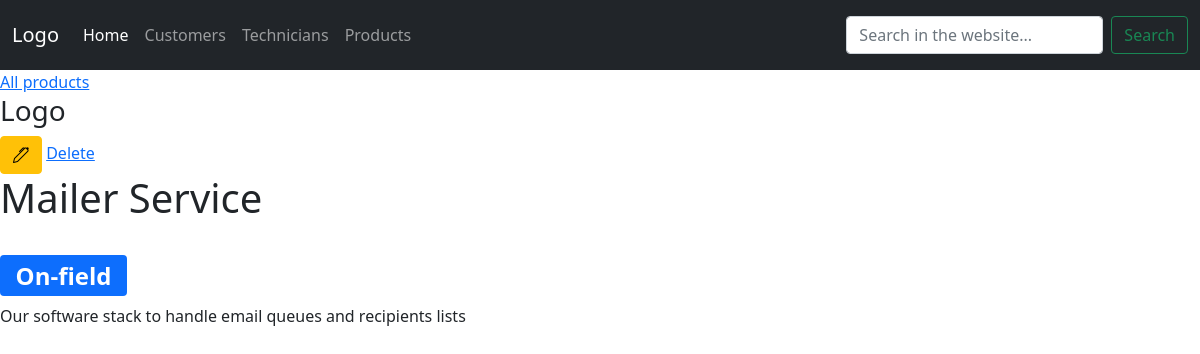
The app's page /product/3 with its own data.
### hotline/models.py (models this page shows, shortened)
class product(models.Model):
    name = models.CharField(max_length=50)
    department_id = ForeignKey('department', on_delete=models.PROTECT)
    description = models.TextField(blank=True, null=True)

class department(models.Model):
    name = models.CharField(max_length=50)
    subset = models.CharField(max_length=50)
    def __str__(self):
        return self.name

### hotline/views.py (the view)
# urls.py: path('product/<str:pk>', views.product_detail, name='product_detail'),
def product_detail(request, pk):
    my_product = product.objects.get(id=pk)
    context = {
        'my_product': my_product,
    }
    return render(request, 'hotline/product_detail.html', context)

### hotline/templates/hotline/product_detail.html
{% extends 'hotline/home.html' %}
{% block content %}
<a href="{% url 'product_list' %}">All products</a>
<h3>Logo</h3>
<a href="{% url 'update_product' my_product.id %}"><span class="btn btn-warning"><i class="bi bi-pen"></i></span></a> <a href="#">Delete</a>
<h1>{{ my_product.name }}</h1>
<br>
<h2><span class="badge bg-primary">{{ my_product.department_id }}</span></h2>
<p>{{ my_product.description }} </p>
{% endblock %}

### records on screen
product: name "Mailer Service", department_id "On-field", description "Our software stack to handle email queues and recipients lists"
